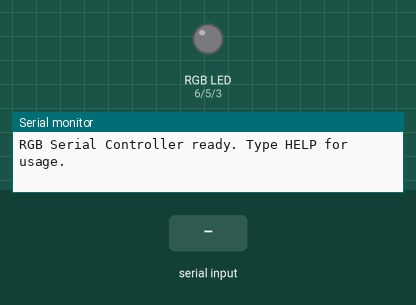
Simulated run of this sketch. Board: Arduino Uno, built with avr-gcc and run on an emulated ATmega328P. Shown: an RGB LED mixed from three pins (HIGH = lit), the last lines printed to the serial monitor. The inputs (shaded band) are chosen by the test bench. Dim RGB values are drawn brighter than linear.

Above: at 1.2 s.
1.3 s: "ON 1\n" received over Serial
At 2.5 s:
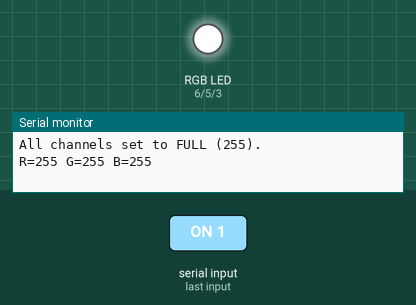
2.8 s: "R90\n" received over Serial
At 3.6 s:
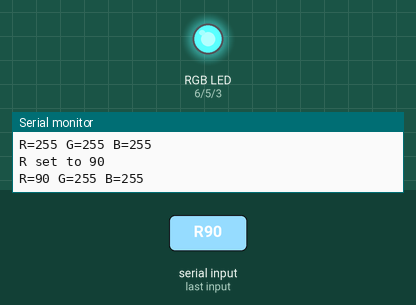
4.3 s: "G90\n" received over Serial
At 4.7 s:
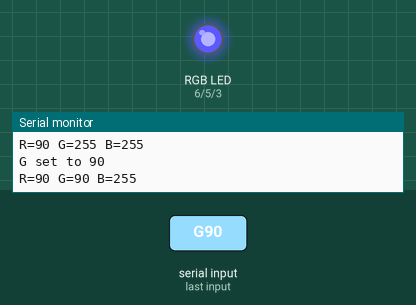
5.8 s: "B90\n" received over Serial
At 7.0 s:
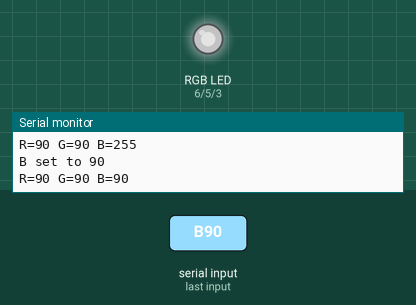
7.3 s: "R 45\n" received over Serial
At 8.3 s:
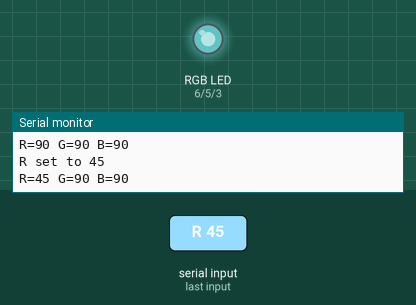
8.8 s: "G 45\n" received over Serial
At 9.4 s:
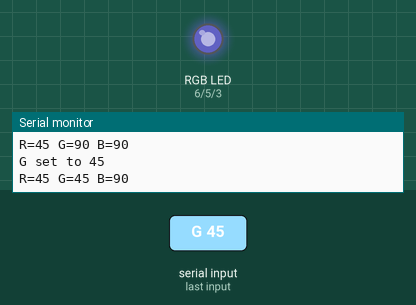
Timing chart, 0 to 11.3 s (numbered marks = the images above; inputs shaded):
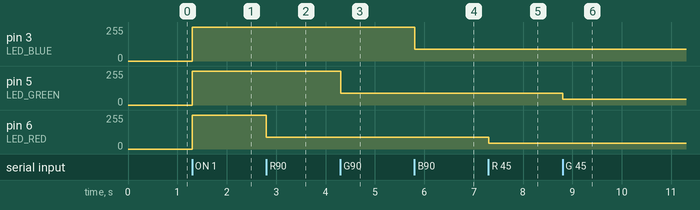

Measured:
- after the input at 1.3 s, pin 3 (LED_BLUE), pin 5 (LED_GREEN), pin 6 (LED_RED): 0/255 → 255/255 at once
- after the input at 2.8 s, pin 6 (LED_RED): 255/255 → 90/255 at once
- after the input at 4.3 s, pin 5 (LED_GREEN): 255/255 → 90/255 at once
- after the input at 5.8 s, pin 3 (LED_BLUE): 255/255 → 90/255 at once
- after the input at 7.3 s, pin 6 (LED_RED): 90/255 → 45/255 at once
- after the input at 8.8 s, pin 5 (LED_GREEN): 90/255 → 45/255 at once

The sketch:

l04_z01.ino
```cpp
#define LED_RED 6
#define LED_GREEN 5
#define LED_BLUE 3

int redVal = 0;
int greenVal = 0;
int blueVal = 0;

void setup() {
  pinMode(LED_RED, OUTPUT);
  pinMode(LED_GREEN, OUTPUT);
  pinMode(LED_BLUE, OUTPUT);

  analogWrite(LED_RED, 0);
  analogWrite(LED_GREEN, 0);
  analogWrite(LED_BLUE, 0);

  Serial.begin(9600);
  while (!Serial) { }

  Serial.println(F("RGB Serial Controller ready. Type HELP for usage."));
}

bool isNumeric(const String &s) {
  if (s.length() == 0) return false;
  for (unsigned int i = 0; i < s.length(); ++i) {
    char c = s.charAt(i);
    if (c < '0' || c > '9') return false;
  }
  return true;
}

int parseValue(const String &token, bool &ok) {
  ok = false;
  String t = token;
  t.trim();
  if (t.length() == 0) return 0;
  String digits = "";
  for (unsigned int i = 0; i < t.length(); ++i) {
    char c = t.charAt(i);
    if (c >= '0' && c <= '9') digits += c;
  }
  if (!isNumeric(digits)) return 0;
  long v = digits.toInt();
  if (v < 0) v = 0;
  if (v > 255) v = 255;
  ok = true;
  return (int)v;
}

void setChannel(char chan, int value) {
  value = constrain(value, 0, 255);
  if (chan == 'R') {
    redVal = value;
    analogWrite(LED_RED, redVal);
  } else if (chan == 'G') {
    greenVal = value;
    analogWrite(LED_GREEN, greenVal);
  } else if (chan == 'B') {
    blueVal = value;
    analogWrite(LED_BLUE, blueVal);
  }
}

void printStatus() {
  Serial.print("R=");
  Serial.print(redVal);
  Serial.print(" G=");
  Serial.print(greenVal);
  Serial.print(" B=");
  Serial.println(blueVal);
}

void loop() {
  if (Serial.available() > 0) {
    String raw = Serial.readStringUntil('\n');
    raw.trim();
    if (raw.length() == 0) return;

    String u = raw;
    u.toUpperCase();
    u.replace(',', ' ');
    u.trim();

    int sp = u.indexOf(' ');
    String head = (sp == -1) ? u : u.substring(0, sp);
    String rest = (sp == -1) ? "" : u.substring(sp + 1);
    rest.trim();

    if (head == "HELP") {
      Serial.println(F("Commands:"));
      Serial.println(F(" R <0-255>     - set red brightness"));
      Serial.println(F(" G <0-255>     - set green brightness"));
      Serial.println(F(" B <0-255>     - set blue brightness"));
      Serial.println(F(" RGB r g b     - set all three (space or comma separated)"));
      Serial.println(F(" GET           - print current values"));
      Serial.println(F(" OFF           - turn all channels to 0"));
      Serial.println(F(" ON            - set all channels to 255"));
      Serial.println(F(" Examples: R 128 | RGB 255,128,64"));
      return;
    }

    if (head == "OFF") {
      setChannel('R', 0);
      setChannel('G', 0);
      setChannel('B', 0);
      Serial.println(F("All channels OFF."));
      printStatus();
      return;
    }

    if (head == "GET") {
      printStatus();
      return;
    }

    if (head == "ON" || head == "FULL") {
      setChannel('R', 255);
      setChannel('G', 255);
      setChannel('B', 255);
      Serial.println(F("All channels set to FULL (255)."));
      printStatus();
      return;
    }

    if (head == "RGB") {
      int a1 = rest.indexOf(' ');
      if (a1 == -1) { Serial.println(F("ERROR: Expected 3 values: RGB r g b")); return; }
      String s1 = rest.substring(0, a1);
      String tail = rest.substring(a1 + 1);
      tail.trim();
      int a2 = tail.indexOf(' ');
      if (a2 == -1) { Serial.println(F("ERROR: Expected 3 values: RGB r g b")); return; }
      String s2 = tail.substring(0, a2);
      String s3 = tail.substring(a2 + 1);

      bool ok1, ok2, ok3;
      int v1 = parseValue(s1, ok1);
      int v2 = parseValue(s2, ok2);
      int v3 = parseValue(s3, ok3);
      if (!ok1 || !ok2 || !ok3) {
        Serial.println(F("ERROR: RGB needs three numeric values 0-255. Example: RGB 255,128,64"));
        return;
      }
      setChannel('R', v1);
      setChannel('G', v2);
      setChannel('B', v3);
      Serial.println(F("RGB updated."));
      printStatus();
      return;
    }

    if (head == "R" || head == "G" || head == "B") {
      if (rest.length() == 0) {
        Serial.println(F("ERROR: brak wartości. Użyj np. 'R 128'"));
        return;
      }
      bool ok;
      int v = parseValue(rest, ok);
      if (!ok) {
        Serial.println(F("ERROR: wartość niepoprawna. Podaj liczbę 0-255."));
        return;
      }
      setChannel(head.charAt(0), v);
      Serial.print(head);
      Serial.print(" set to ");
      Serial.println(v);
      printStatus();
      return;
    }

    char first = head.charAt(0);
    if (first == 'R' || first == 'G' || first == 'B') {
      String possible = head.substring(1);
      possible.trim();
      if (possible.length() > 0 && (possible.charAt(0) == ':' || possible.charAt(0) == '=')) possible = possible.substring(1);
      bool ok;
      int v = parseValue(possible, ok);
      if (ok) {
        setChannel(first, v);
        Serial.print(first);
        Serial.print(" set to ");
        Serial.println(v);
        printStatus();
        return;
      }
    }

    Serial.print(F("Unknown command: '"));
    Serial.print(raw);
    Serial.println(F("'. Type HELP for list of commands."));
  }
}
```
